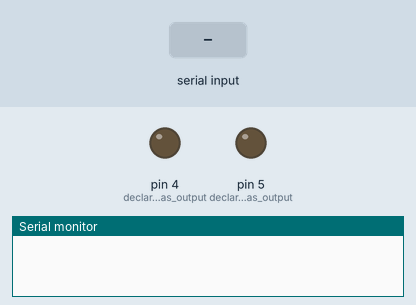
Simulated run of this sketch. Board: Arduino Uno, built with avr-gcc and run on an emulated ATmega328P. Parts: output pins drawn as LEDs (lit = HIGH), the last lines printed to the serial monitor. The inputs (shaded band) are chosen by the test bench.

Above: at 1.2 s.
1.3 s: "2\n" received over Serial
At 1.7 s:
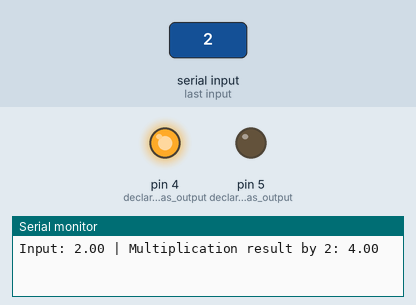
2.8 s: "4\n" received over Serial
At 4.0 s:
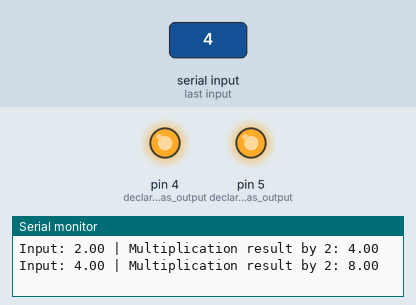
4.3 s: "1\n" received over Serial
At 5.3 s:
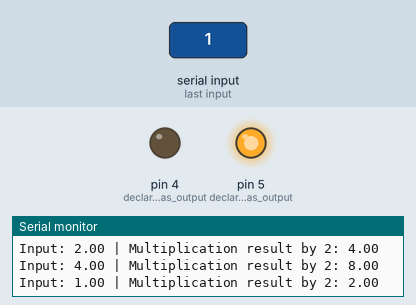
5.8 s: "3\n" received over Serial
At 6.5 s:
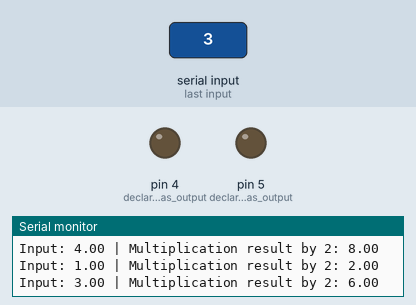
Timing chart, 0 to 8.3 s (numbered marks = the images above; inputs shaded):
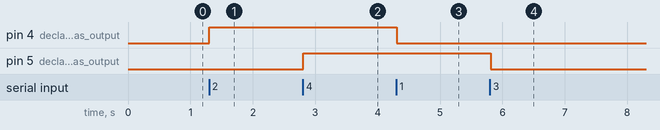

Measured:
- after the input at 1.3 s, pin 4 (declare_pin_4_as_output): LOW → HIGH at once
- after the input at 2.8 s, pin 5 (declare_pin_5_as_output): LOW → HIGH at once
- after the input at 4.3 s, pin 4 (declare_pin_4_as_output): HIGH → LOW at once
- after the input at 5.8 s, pin 5 (declare_pin_5_as_output): HIGH → LOW at once

The sketch:

sketch02_ldc_tm_02.ino
```cpp
// * lunar_data_center_test_model_02
// * test_02

int command_number = -1;
int pause = 50;

void setup() {
pinMode(4, OUTPUT); // declare pin 4 as output
pinMode(5, OUTPUT); // declare pin 5 as output
  Serial.begin(9600);                                       // Serial port initialization at 9600 baud rate
}

void loop() {
  if (Serial.available() > 0) {                             // Check if data is available for reading
    String inputString = Serial.readStringUntil('\n');      // Read string from serial port
    inputString.trim();                                     // Remove extra spaces and newline characters

    if (inputString.length() > 0) {                         // Check if string is not empty
      float inputValue = inputString.toFloat();             // Try to convert string to number
      float result = inputValue * 2;                        // Multiply by 2
      command_number = (int) inputValue;

      Serial.print("Input: ");                              // Send result back
      Serial.print(inputValue);
      Serial.print(" | Multiplication result by 2: ");
      Serial.println(result);
    }
  }

  switch(command_number) {
    case 1:
      digitalWrite(4, 0);
      delay(pause);
      break;

    case 2:
      digitalWrite(4, 1);
      delay(pause);
      break;

    case 3:
      digitalWrite(5, 0);
      delay(pause);
      break;

    case 4:
      digitalWrite(5, 1);
      delay(pause);
      break;
  }
}
```
